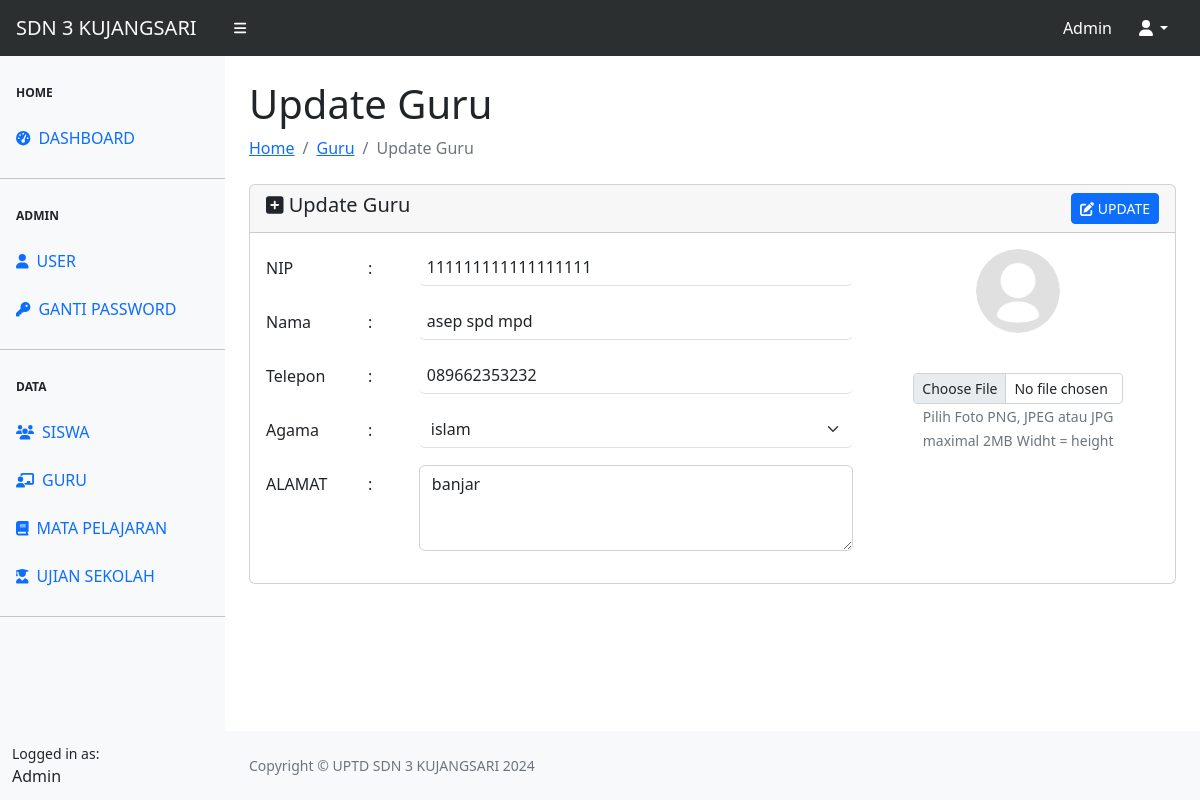
The app's page /guru/edit-guru.php?id=28 (signed in) with its own data.
### tables this page shows
CREATE TABLE `tbl_guru` (
  `id` int(11) NOT NULL,
  `nip` varchar(30) NOT NULL,
  `nama` varchar(100) NOT NULL,
  `alamat` varchar(128) NOT NULL,
  `telepon` varchar(20) NOT NULL,
  `agama` varchar(20) NOT NULL,
  `foto` varchar(20) NOT NULL
);

### guru/edit-guru.php (the view, shortened to what this page needs)
<?php
require_once "../config.php";
require_once "../template/header.php";
require_once "../template/navbar.php";
require_once "../template/sidebar.php";
$id = $_GET['id'];
$queryGuru = mysqli_query($koneksi, "SELECT * FROM tbl_guru WHERE id = '$id'");
$data = mysqli_fetch_array($queryGuru);
?>
<div id="layoutSidenav_content">
    <main>
        <div class="container-fluid px-4">
            <h1 class="mt-4">Update Guru</h1>
            <ol class="breadcrumb mb-4">
                <li class="breadcrumb-item "><a href="../index.php">Home</a></li>
                <li class="breadcrumb-item "><a href="guru.php">Guru</a></li>
                <li class="breadcrumb-item active">Update Guru</li>
            </ol>
            <form method="post" action="proses-guru.php" enctype="multipart/form-data">
                <div class="card">
                    <div class="card-header">
                        <span class="h5 my-2"><i class="fa-solid fa-square-plus"></i> Update Guru</span>
                        <button type="submit" name="update" class="btn btn-sm btn-primary float-end"><i class="fa-solid fa-pen-to-square"></i> UPDATE</button>
                    </div>
                    <div class="card-body">
                        <div class="row">
                            <div class="col-8">
                                <div class="row mb-3">
                                    <label for="nip" class="col-sm-2 col-form-label">NIP</label>
                                    <label for="nip" class="col-sm-1 col-form-label">:</label>
                                    <div class="col-sm-9">
                                        <input type="text" name="nip" pattern="[0-9]{18,}" title="NIP harus 18 angka" class="form-control ps-2 border-0 border-bottom" value="<?= $data['nip'] ?>" required>
                                    </div>
                                </div>
                                <div class="row mb-3">
                                    <label for="nama" class="col-sm-2 col-form-label">Nama</label>
                                    <label for="nama" class="col-sm-1 col-form-label">:</label>
                                    <div class="col-sm-9">
                                        <input type="text" name="nama" pattern="[a-zA-Z\s]+" class="form-control ps-2 border-0 border-bottom" value="<?= $data['nama'] ?>" required>
                                    </div>
                                </div>
                                <div class="row mb-3">
                                    <label for="telepon" class="col-sm-2 col-form-label">Telepon</label>
                                    <label for="telepon" class="col-sm-1 col-form-label">:</label>
                                    <div class="col-sm-9">
                                        <input type="tel" name="telepon" pattern="[0-9]{5,}" title="Minimal 5 angka" class="form-control ps-2 border-0 border-bottom" value="<?= $data['telepon'] ?>" required>
                                    </div>
                                </div>
                                <div class="row mb-3">
                                    <label for="agama" class="col-sm-2 col-form-label">Agama</label>
                                    <label for="agama" class="col-sm-1 col-form-label">:</label>
                                    <div class="col-sm-9">
                                        <select name="agama" id="agama" class="form-select border-0 border-bottom" required>
                                            <?php
                                            $agama = ['islam', 'kristen', 'katolik', 'hindu', 'budha'];
                                            foreach ($agama as $rgl) {
                                                if ($data['agama'] == $rgl) {
                                            ?>
                                                    <option value="<?= $rgl ?>" selected><?= $rgl ?></option>
                                                <?php } else { ?>
                                                    <option value="<?= $rgl ?>"><?= $rgl ?></option>
                                            <?php }
                                            } ?>
                                        </select>
                                    </div>
                                </div>
                                <div class="mb-3 row">
                                    <label for="alamat" class="col-sm-2 col-form-label">ALAMAT</label>
                                    <label for="alamat" class="col-sm-1 col-form-label">:</label>
                                    <div class="col-sm-9">
                                        <textarea name="alamat" id="alamat" cols="30" rows="3" placeholder="alamat siswa" class="form-control" required><?= $data['alamat'] ?></textarea>
                                    </div>
                                </div>
                            </div>
                            <div class="col-4 text-center px-5">
                                <img src="../assets/img/<?= $data['foto'] ?>" class="mb-3 rounded-circle" width="40%">
                                <input type="file" name="image" class="form-control form-control-sm mt-4"> <small class="text-secondary">Pilih Foto PNG, JPEG atau JPG maximal 2MB</small>
                                <small class="text-secondary">Widht = height</small>
                            </div>
                        </div>
                    </div>
                </div>
            </form>
        </div>
    </main>
    <?php
    require_once "../template/footer.php";
    ?>

### records on screen
tbl_guru: nip "111111111111111111", nama "asep spd mpd", telepon "089662353232", agama "islam", alamat "banjar", foto (placeholder picture)
